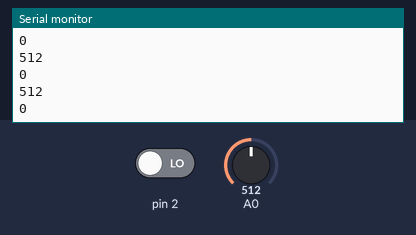
The sketch below on a simulated Arduino Uno, built with avr-gcc and run on an emulated ATmega328P. Shown: the last lines printed to the serial monitor. Inputs (shaded band) come from the test bench; at power-on: A0 = 512, pin 2 LOW.

Above: at 1.2 s.
1.3 s: A0 set to 716
At 1.31 s:
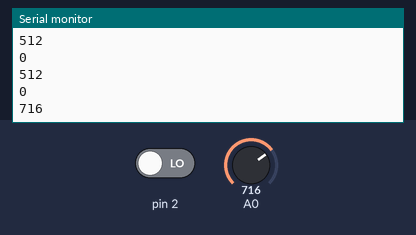
2.8 s: pin 2 driven HIGH
At 2.82 s:
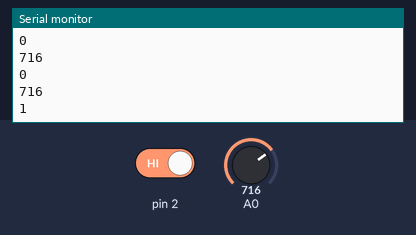
4.3 s: A0 set to 900
At 4.32 s:
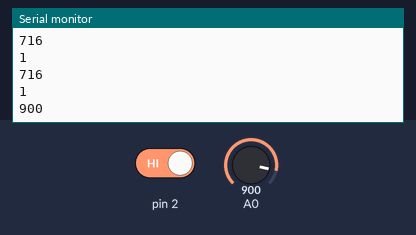
Timing chart, 0 to 7.3 s (numbered marks = the images above; inputs shaded):
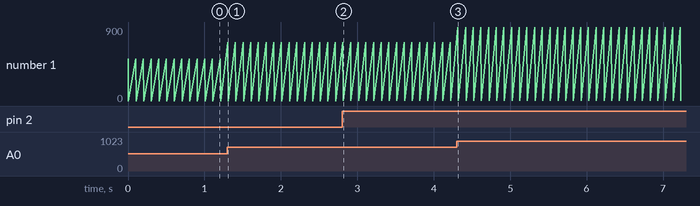

Measured:
- after the input at 1.3 s, the serial monitor: prints a new line at once (image 1)
- after the input at 2.8 s, the serial monitor: prints a new line at once (image 2)
- after the input at 4.3 s, the serial monitor: prints a new line at once (image 3)
- plotted number 1: 0 → 1 after the input at 2.8 s

The sketch:

Entradas.ino
```cpp
void setup() {
  Serial.begin(9600);
  pinMode(2,INPUT);
  pinMode(A0,INPUT);
}

void loop() {
  int analogValue = analogRead(A0);
  int digitalValue = digitalRead(2);
  Serial.println(analogValue);
  Serial.println(digitalValue);
  delay(100);
}
```
